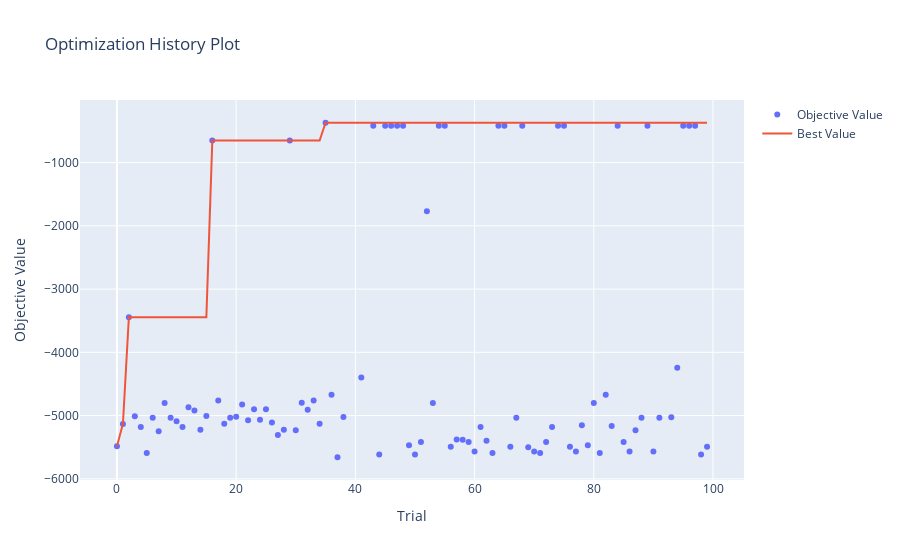

Notebook code for this chart:
### Code cell
import matplotlib.pyplot as plt
optuna.visualization.plot_optimization_history(study)
